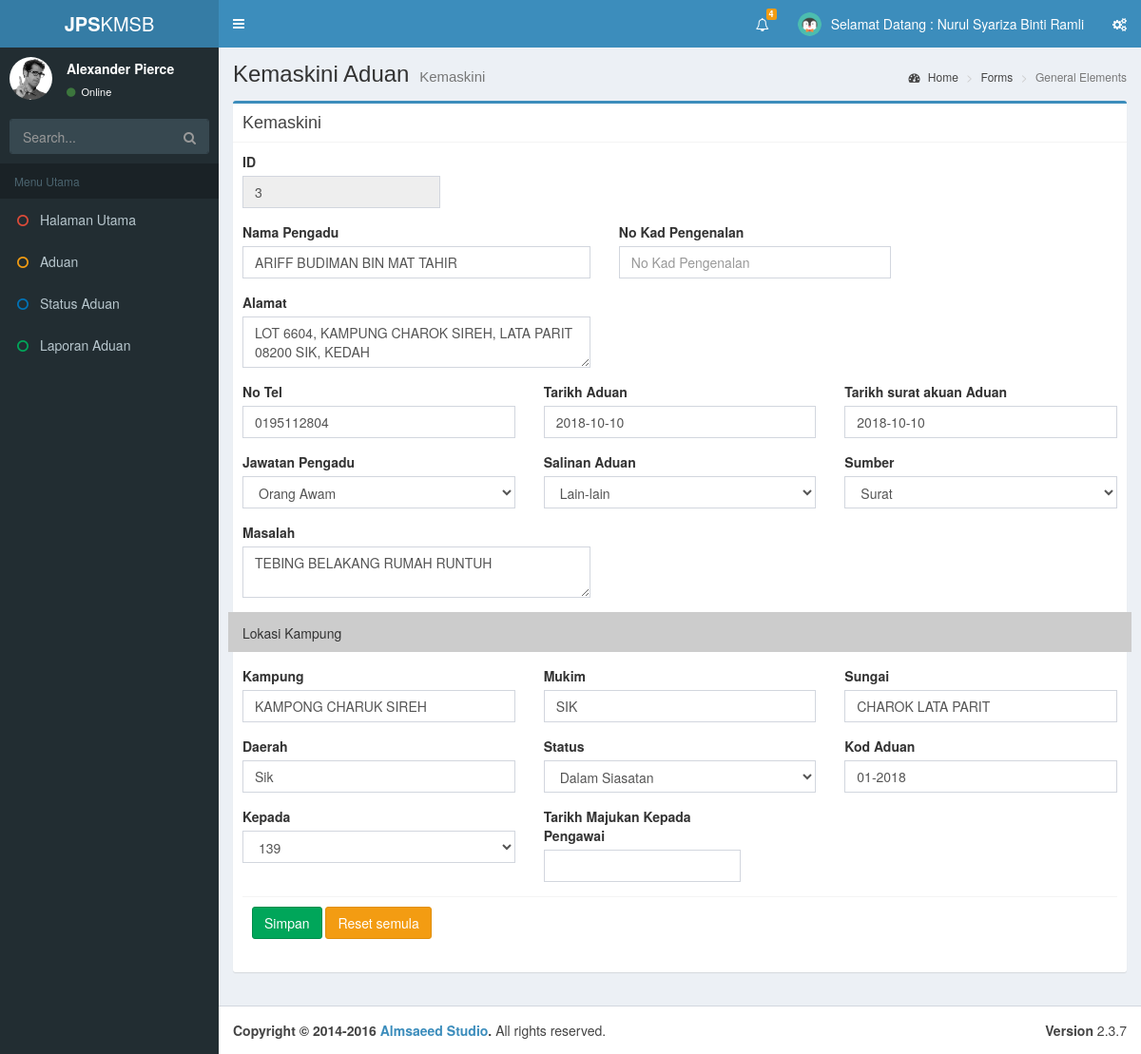
The app's page /pages/e_aduan?aduanId=3 (signed in) with its own data.
### tables this page shows
CREATE TABLE `aduan` (
  `aduanId` int(11) NOT NULL,
  `aNama` varchar(50) DEFAULT NULL,
  `aNokp` varchar(20) DEFAULT NULL,
  `aAlamat` text,
  `aTel` int(10) UNSIGNED ZEROFILL DEFAULT NULL,
  `aTarikh` date DEFAULT NULL,
  `aTerima` date DEFAULT NULL,
  `aJawatan` varchar(50) DEFAULT NULL,
  `aSalinan` varchar(50) DEFAULT NULL,
  `aSumber` varchar(50) DEFAULT NULL,
  `aMasalah` text,
  `aKampung` varchar(20) DEFAULT NULL,
  `aMukim` varchar(20) DEFAULT NULL,
  `aSungai` varchar(20) DEFAULT NULL,
  `aDaerah` varchar(20) DEFAULT NULL,
  `aStatus` varchar(20) DEFAULT NULL,
  `aKod` varchar(100) DEFAULT NULL,
  `adKepada` varchar(200) NOT NULL,
  `ppp` int(10) DEFAULT NULL,
  `AduandateSuratMin` varchar(20) DEFAULT NULL,
  `AduandateSiasat` varchar(20) DEFAULT NULL,
  `AduanKatAduan` varchar(15) DEFAULT NULL,
  `AduanLatitud` varchar(20) DEFAULT NULL,
  `AduanLongitud` varchar(20) DEFAULT NULL,
  `AduanPenting` varchar(20) DEFAULT NULL,
  `atindakan` varchar(100) DEFAULT NULL,
  `AduanTahap` varchar(100) DEFAULT NULL,
  `AduanCadang` text,
  `AduanKos` varchar(20) DEFAULT NULL,
  `AduanPenyiasat` varchar(30) DEFAULT NULL,
  `AduanPenyemak` varchar(30) DEFAULT NULL,
  `tarikhSemak` varchar(15) NOT NULL,
  `AduanUlasan` text,
  `aduanPengesyor` varchar(30) DEFAULT NULL,
  `syorTelefon` int(10) NOT NULL,
  `KosSyor` varchar(15) DEFAULT NULL,
  `SyorDate` varchar(20) DEFAULT NULL,
  `AduanProgram` varchar(20) DEFAULT NULL,
  `AduanKosProg` varchar(20) DEFAULT NULL,
  `ProgKod` varchar(20) DEFAULT NULL,
  `AduanProgLainn` text,
  `ProgDate` varchar(20) DEFAULT NULL,
  `ProgJuru` varchar(30) DEFAULT NULL
);

### include/aduanstatuscheckheaders.php (called while the page is built, shortened)
<?php
$role = $_SESSION['sess_userrole'];
?>
<?php switch($role):
case "superuser": ?>
<?php case "adminaduan": ?>
<?php
$query_aduanview2 = "SELECT * FROM aduan ";
$aduanview2 = mysql_query($query_aduanview2, $dbconn) or die(mysql_error());
?>
<?php break; ?>
<?php endswitch; ?>

### pages/e_aduan.php (the view, shortened to what this page needs)
<?php require_once('../Connections/dbconn.php'); ?>
<?php
if (!function_exists("GetSQLValueString")) {
function GetSQLValueString($theValue, $theType, $theDefinedValue = "", $theNotDefinedValue = "")
{
  $theValue = function_exists("mysql_real_escape_string") ? mysql_real_escape_string($theValue) : mysql_escape_string($theValue);
  switch ($theType) {
    case "long":
    case "int":
      $theValue = ($theValue != "") ? intval($theValue) : "NULL";
      break;
  }
  return $theValue;
}
}
$editFormAction = $_SERVER['PHP_SELF'];
if (isset($_SERVER['QUERY_STRING'])) {
  $editFormAction .= "?" . htmlentities($_SERVER['QUERY_STRING']);
}
$colname_aduanview = "-1";
if (isset($_GET['aduanId'])) {
  $colname_aduanview = $_GET['aduanId'];
}
$query_aduanview = sprintf("SELECT * FROM aduan WHERE aduanId= %s", GetSQLValueString($colname_aduanview, "int"));
$aduanview = mysql_query($query_aduanview, $dbconn) or die(mysql_error());
$row_aduanview = mysql_fetch_assoc($aduanview);
?>
<!DOCTYPE html>
<html>
<head>
  <link rel="stylesheet" href="../assets/bootstrap/css/bootstrap.min.css">
  <link rel="stylesheet" href="https://cdnjs.cloudflare.com/ajax/libs/font-awesome/4.5.0/css/font-awesome.min.css">
  <link rel="stylesheet" href="https://cdnjs.cloudflare.com/ajax/libs/ionicons/2.0.1/css/ionicons.min.css">
  <link rel="stylesheet" href="../assets/dist/css/AdminLTE.min.css">
  <link rel="stylesheet" href="../assets/dist/css/skins/_all-skins.min.css">
</head>
<body class="hold-transition skin-blue sidebar-mini">
  <div class="wrapper">
    <?php include '../include/headers.php';?>
    <aside class="main-sidebar">
      <section class="sidebar">
        <div class="user-panel">
          <div class="pull-left image">
            <img src="../../dist/img/user2-160x160.jpg" class="img-circle" alt="User Image">
          </div>
          <div class="pull-left info">
            <p>Alexander Pierce</p>
            <a href="#"><i class="fa fa-circle text-success"></i> Online</a>
          </div>
        </div>
        <form action="#" method="get" class="sidebar-form">
          <div class="input-group">
            <input type="text" name="q" class="form-control" placeholder="Search...">
            <span class="input-group-btn">
              <button type="submit" name="search" id="search-btn" class="btn btn-flat"><i class="fa fa-search"></i>
              </button>
            </span>
          </div>
        </form>
        <ul class="sidebar-menu">
          <li class="header">Menu Utama</li>
          <li><a href="../adminpanel/adminpanel"><i class="fa fa-circle-o text-red"></i> <span>Halaman Utama</span></a></li>
          <li><a href="../pages/aduan"><i class="fa fa-circle-o text-yellow"></i> <span>Aduan</span></a></li>
          <li><a href="../pages/Oaduan"><i class="fa fa-circle-o text-blue"></i> <span>Status Aduan</span></a></li>
          <li><a href="../pages/l_aduan"><i class="fa fa-circle-o text-green"></i> <span>Laporan Aduan</span></a></li>
        </ul>
      </section>
    </aside>
    <div class="content-wrapper">
      <section class="content-header">
        <h1>
          Kemaskini Aduan
          <small>Kemaskini</small>
        </h1>
        <ol class="breadcrumb">
          <li><a href="#"><i class="fa fa-dashboard"></i> Home</a></li>
          <li><a href="#">Forms</a></li>
          <li class="active">General Elements</li>
        </ol>
      </section>
      <section class="content">
        <div class="row">
          <div class="col-xs-12">
            <div class="box box-primary">
              <div class="box-header with-border">
                <h3 class="box-title">Kemaskini</h3>
              </div>
              <form action="<?php echo $editFormAction; ?>" method="POST" role="form" name="formaduan" class="form-horizontal">
                  <div class="box-body">
                   <div class="form-group">
                                         <div class="col-md-3">
                                           <label>ID</label>
                                           <input class="form-control" placeholder="id" name="idd" readonly value="<?php echo $row_aduanview['aduanId']; ?>">
                                           </div>
                                       </div>
                                       <div class="form-group">
                                         <div class="col-md-5">
                                           <label>Nama Pengadu</label>
                                           <input name="apengadu" class="form-control" value="<?php echo $row_aduanview['aNama']; ?>">
                                           </div>
                                           <div class="col-md-4">
                                           <label>No Kad Pengenalan</label>
                                           <input name="nokp" class="form-control" placeholder="No Kad Pengenalan" value="<?php echo $row_aduanview['aNokp']; ?>">
                                           </div>
                                       </div>
                                        <div class="form-group">
                                         <div class="col-md-5">
                                           <label>Alamat</label>
                                           <textarea class="form-control" placeholder="Alamat" name="alamat"><?php echo $row_aduanview['aAlamat']; ?></textarea>
                                           </div>
                                       </div>
                                       <div class="form-group">
                                         <div class="col-md-4">
                                              <label>No Tel</label>
                                              <input name="notel" class="form-control" placeholder="No Tel" value="<?php echo $row_aduanview['aTel']; ?>">
                                           </div>
                                           <div class="col-md-4">
                                           <label>Tarikh Aduan</label>
                                           <input name="atarikh" type="text" id="date" class="form-control" placeholder="Tarikh Aduan" value="<?php echo $row_aduanview['aTarikh']; ?>">
                                                                                   </div>
                                             <div class="col-md-4">
                                           <label>Tarikh surat akuan Aduan</label>
                                           <input name="atarikhterima" type="text" id="date2" class="form-control" placeholder="Tarikh Surat Akaun Aduan" value="<?php echo $row_aduanview['aTerima']; ?>">
                                           </div>
                                       </div>
                                            <div class="form-group">
                                         <div class="col-md-4">
                                             <label>Jawatan Pengadu</label>
                                           <select name="ajawatan" class="form-control">
                                             <option value="<?php echo $row_aduanview['aJawatan']; ?>"><?php echo $row_aduanview['aJawatan']; ?></option>
                                           </select>
                                           </div>
                                           <div class="col-md-4">
                                           <label>Salinan Aduan</label>
                                           <select name="asalinan" class="form-control">
                                             <option value="<?php echo $row_aduanview['aSalinan']; ?>"><?php echo $row_aduanview['aSalinan']; ?></option>
                                           </select>
                                           </div>
                                             <div class="col-md-4">
                                           <label>Sumber</label>
                                           <select name="asumber" type="text" class="form-control">
                                             <option value="<?php echo $row_aduanview['aSumber']; ?>"><?php echo $row_aduanview['aSumber']; ?></option>
                                           </select>
                                           </div>
                                       </div>
                                       <div class="form-group">
                                       <div class="col-md-5">
                                         <label>Masalah</label>
                                           <textarea class="form-control" placeholder="Masalah Aduan" type="text" name="amasalah"><?php echo $row_aduanview['aMasalah']; ?></textarea>
                                       </div>
                                       </div>
                                       <div class="form-group">
                                          <div class="col-md-12" style="background-color:#CCC; padding-top:12px;">
                                            <p>Lokasi Kampung</p>
                                          </div>
                                        </div>
                                       <div class="form-group">
                                       <div class="col-md-4">
                                              <label>Kampung</label>
                                           <input name="akampung" type="text" class="form-control" placeholder="Kampung" value="<?php echo $row_aduanview['aKampung']; ?>">
                                           </div>
                                           <div class="col-md-4">
                                           <label>Mukim</label>
                                           <input name="amukim" type="text" class="form-control" placeholder="Mukim" value="<?php echo $row_aduanview['aMukim']; ?>">
                                           </div>
                                             <div class="col-md-4">
                                            <label>Sungai</label>
                                           <input name="asungai" type="text" class="form-control" placeholder="Sungai" value="<?php echo $row_aduanview['aSungai']; ?>">
                                           </div>
                                       </div>
                                           <div class="form-group">
                                       <div class="col-md-4">
                                             <label>Daerah</label>
                                           <input name="adaerah" type="text" class="form-control" placeholder="Daerah" value="<?php echo $row_aduanview['aDaerah']; ?>">
                                           </div>
                                           <div class="col-md-4">
                                           <label>Status</label>
                                           <select class="form-control" name="astatus">
                                               <option value="<?php echo $row_aduanview['aStatus']; ?>"><?php echo $row_aduanview['aStatus']; ?></option>
                                           </select>
                                           </div>
                                             <div class="col-md-4">
                                             <label>Kod Aduan</label>
                                           <input class="form-control" placeholder="sila masukkan kod aduan" type="text" name="akodaduan" value="<?php echo $row_aduanview['aKod']; ?>">
                                           </div>
                                       </div>
                                       <div class="form-group">
                                         <div class="col-md-4">
                                           <label>Kepada</label>
                                           <select class="form-control" name="aFor">
                                             <option value="<?php echo $row_aduanview['adKepada']; ?>"><?php echo $row_aduanview['adKepada']; ?></option>
                                           </select>
                                           </div>
                                           <div class="col-md-3">
                                           <label>Tarikh Majukan Kepada Pengawai</label>
                                           <input class="form-control" name="trisuratminit" id="date9" type="text">
                                           </div>
                                       </div>
                                          <div class="box-footer">
                                       <div class="form-group">
                                       <div class="col-md-4">
                                       <button type="submit" class="btn btn-success">Simpan</button>
                                       <button type="reset" class="btn btn-warning">Reset semula</button>
                                       </div>
                                       </div>
                                     </div>
                                   </div>
                                   </form>
            </div>
              </div>
            </div>
          </section>
        </div>
        <footer class="main-footer">
          <div class="pull-right hidden-xs">
            <b>Version</b> 2.3.7
          </div>
          <strong>Copyright &copy; 2014-2016 <a href="http://almsaeedstudio.com">Almsaeed Studio</a>.</strong> All rights
          reserved.
        </footer>
      </div>
    </body>
    </html>

### records on screen
aduan: idd "3", apengadu "ARIFF BUDIMAN BIN MAT TAHIR", alamat "LOT 6604, KAMPUNG CHAROK SIREH, LATA PARIT 08200 SIK, KEDAH", notel "0195112804", atarikh "2018-10-10", atarikhterima "2018-10-10", ajawatan "Orang Awam", asalinan "Lain-lain", asumber "Surat", amasalah "TEBING BELAKANG RUMAH RUNTUH", akampung "KAMPONG CHARUK SIREH", amukim "SIK", asungai "CHAROK LATA PARIT", adaerah "Sik", astatus "Dalam Siasatan", akodaduan "01-2018", aFor "139"

### other values on screen
$totalRows_aduanview2 "4"
$_SESSION['sess_userFirstName'] "Nurul Syariza Binti Ramli"
